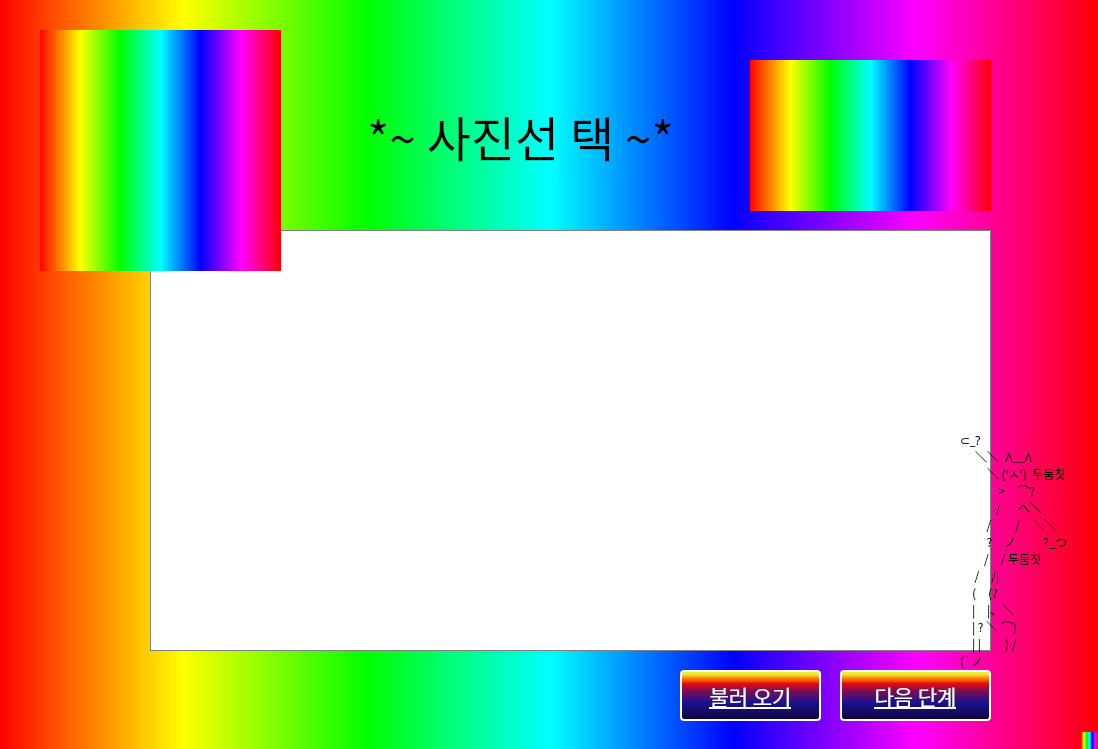
<?xml version="1.0" encoding="UTF-8"?>
<ui version="4.0">
 <class>MainWindow</class>
 <widget class="QMainWindow" name="MainWindow">
  <property name="geometry">
   <rect>
    <x>0</x>
    <y>0</y>
    <width>1098</width>
    <height>749</height>
   </rect>
  </property>
  <property name="windowTitle">
   <string>MainWindow</string>
  </property>
  <property name="styleSheet">
   <string notr="true">background-color:qlineargradient(spread:pad, x1:0, y1:0, x2:1, y2:0, stop:0 rgba(255, 0, 0, 255), stop:0.166 rgba(255, 255, 0, 255), stop:0.333 rgba(0, 255, 0, 255), stop:0.5 rgba(0, 255, 255, 255), stop:0.666 rgba(0, 0, 255, 255), stop:0.833 rgba(255, 0, 255, 255), stop:1 rgba(255, 0, 0, 255))</string>
  </property>
  <widget class="QWidget" name="centralwidget">
   <widget class="QStackedWidget" name="stackedWidget">
    <property name="geometry">
     <rect>
      <x>140</x>
      <y>10</y>
      <width>891</width>
      <height>731</height>
     </rect>
    </property>
    <property name="styleSheet">
     <string notr="true">background-color:transparent</string>
    </property>
    <property name="currentIndex">
     <number>0</number>
    </property>
    <widget class="QWidget" name="page">
     <widget class="QLabel" name="label">
      <property name="geometry">
       <rect>
        <x>160</x>
        <y>90</y>
        <width>441</width>
        <height>71</height>
       </rect>
      </property>
      <property name="font">
       <font>
        <family>궁서체</family>
        <pointsize>36</pointsize>
        <weight>50</weight>
        <bold>false</bold>
       </font>
      </property>
      <property name="styleSheet">
       <string notr="true"/>
      </property>
      <property name="text">
       <string>*~ 사진선 택 ~*</string>
      </property>
      <property name="alignment">
       <set>Qt::AlignCenter</set>
      </property>
     </widget>
     <widget class="QPushButton" name="next1">
      <property name="geometry">
       <rect>
        <x>700</x>
        <y>660</y>
        <width>151</width>
        <height>51</height>
       </rect>
      </property>
      <property name="font">
       <font>
        <family>굴림</family>
        <pointsize>16</pointsize>
        <underline>true</underline>
       </font>
      </property>
      <property name="styleSheet">
       <string notr="true">background-color:qlineargradient(spread:pad, x1:0, y1:1, x2:0, y2:0, stop:0 rgba(0, 0, 0, 255), stop:0.05 rgba(14, 8, 73, 255), stop:0.36 rgba(28, 17, 145, 255), stop:0.6 rgba(126, 14, 81, 255), stop:0.75 rgba(234, 11, 11, 255), stop:0.79 rgba(244, 70, 5, 255), stop:0.86 rgba(255, 136, 0, 255), stop:0.935 rgba(239, 236, 55, 255));
border: 2px solid white;
border-radius :4px;
color:white;
</string>
      </property>
      <property name="text">
       <string>다음 단계</string>
      </property>
     </widget>
     <widget class="QPushButton" name="load1">
      <property name="geometry">
       <rect>
        <x>540</x>
        <y>660</y>
        <width>141</width>
        <height>51</height>
       </rect>
      </property>
      <property name="font">
       <font>
        <family>굴림</family>
        <pointsize>16</pointsize>
        <underline>true</underline>
       </font>
      </property>
      <property name="styleSheet">
       <string notr="true">background-color:qlineargradient(spread:pad, x1:0, y1:1, x2:0, y2:0, stop:0 rgba(0, 0, 0, 255), stop:0.05 rgba(14, 8, 73, 255), stop:0.36 rgba(28, 17, 145, 255), stop:0.6 rgba(126, 14, 81, 255), stop:0.75 rgba(234, 11, 11, 255), stop:0.79 rgba(244, 70, 5, 255), stop:0.86 rgba(255, 136, 0, 255), stop:0.935 rgba(239, 236, 55, 255));
border: 2px solid white;
border-radius :4px;
color:white;
</string>
      </property>
      <property name="text">
       <string>불러 오기</string>
      </property>
     </widget>
     <widget class="QGraphicsView" name="graphicsView_3">
      <property name="geometry">
       <rect>
        <x>0</x>
        <y>570</y>
        <width>151</width>
        <height>151</height>
       </rect>
      </property>
      <property name="styleSheet">
       <string notr="true">border:transparent;
background:url(:/img/resources/thinking.jpg)</string>
      </property>
     </widget>
     <widget class="QLabel" name="view1">
      <property name="geometry">
       <rect>
        <x>10</x>
        <y>220</y>
        <width>841</width>
        <height>421</height>
       </rect>
      </property>
      <property name="styleSheet">
       <string notr="true">background-color:white;border:1px solid grey</string>
      </property>
      <property name="text">
       <string/>
      </property>
     </widget>
     <zorder>label</zorder>
     <zorder>next1</zorder>
     <zorder>load1</zorder>
     <zorder>view1</zorder>
     <zorder>graphicsView_3</zorder>
    </widget>
    <widget class="QWidget" name="page_2">
     <widget class="QLabel" name="label_2">
      <property name="geometry">
       <rect>
        <x>100</x>
        <y>90</y>
        <width>561</width>
        <height>71</height>
       </rect>
      </property>
      <property name="font">
       <font>
        <family>궁서체</family>
        <pointsize>36</pointsize>
        <weight>50</weight>
        <bold>false</bold>
       </font>
      </property>
      <property name="styleSheet">
       <string notr="true">color:black</string>
      </property>
      <property name="text">
       <string>*~ 사진선택 ~*</string>
      </property>
      <property name="alignment">
       <set>Qt::AlignCenter</set>
      </property>
     </widget>
     <widget class="QPushButton" name="next2">
      <property name="geometry">
       <rect>
        <x>700</x>
        <y>660</y>
        <width>151</width>
        <height>51</height>
       </rect>
      </property>
      <property name="font">
       <font>
        <family>굴림</family>
        <pointsize>16</pointsize>
        <underline>true</underline>
       </font>
      </property>
      <property name="styleSheet">
       <string notr="true">background-color:qlineargradient(spread:pad, x1:0, y1:1, x2:0, y2:0, stop:0 rgba(0, 0, 0, 255), stop:0.05 rgba(14, 8, 73, 255), stop:0.36 rgba(28, 17, 145, 255), stop:0.6 rgba(126, 14, 81, 255), stop:0.75 rgba(234, 11, 11, 255), stop:0.79 rgba(244, 70, 5, 255), stop:0.86 rgba(255, 136, 0, 255), stop:0.935 rgba(239, 236, 55, 255));
border: 2px solid white;
border-radius :4px;
color:white;
</string>
      </property>
      <property name="text">
       <string>다음 단계</string>
      </property>
     </widget>
     <widget class="QPushButton" name="load2">
      <property name="geometry">
       <rect>
        <x>540</x>
        <y>660</y>
        <width>141</width>
        <height>51</height>
       </rect>
      </property>
      <property name="font">
       <font>
        <family>굴림</family>
        <pointsize>16</pointsize>
        <underline>true</underline>
       </font>
      </property>
      <property name="styleSheet">
       <string notr="true">background-color:qlineargradient(spread:pad, x1:0, y1:1, x2:0, y2:0, stop:0 rgba(0, 0, 0, 255), stop:0.05 rgba(14, 8, 73, 255), stop:0.36 rgba(28, 17, 145, 255), stop:0.6 rgba(126, 14, 81, 255), stop:0.75 rgba(234, 11, 11, 255), stop:0.79 rgba(244, 70, 5, 255), stop:0.86 rgba(255, 136, 0, 255), stop:0.935 rgba(239, 236, 55, 255));
border: 2px solid white;
border-radius :4px;
color:white;
</string>
      </property>
      <property name="text">
       <string>불러 오기</string>
      </property>
     </widget>
     <widget class="QGraphicsView" name="graphicsView_5">
      <property name="geometry">
       <rect>
        <x>670</x>
        <y>100</y>
        <width>101</width>
        <height>21</height>
       </rect>
      </property>
      <property name="styleSheet">
       <string notr="true">border:transparent;
background:url(:/img/resources/thug.png)</string>
      </property>
     </widget>
     <widget class="QLabel" name="label_3">
      <property name="geometry">
       <rect>
        <x>10</x>
        <y>610</y>
        <width>211</width>
        <height>91</height>
       </rect>
      </property>
      <property name="font">
       <font>
        <family>Agency FB</family>
        <pointsize>64</pointsize>
       </font>
      </property>
      <property name="text">
       <string>MoDeep</string>
      </property>
     </widget>
     <widget class="QLabel" name="view2">
      <property name="geometry">
       <rect>
        <x>10</x>
        <y>220</y>
        <width>841</width>
        <height>421</height>
       </rect>
      </property>
      <property name="styleSheet">
       <string notr="true">background-color:white;border:1px solid grey</string>
      </property>
      <property name="text">
       <string/>
      </property>
     </widget>
     <zorder>view2</zorder>
     <zorder>label_2</zorder>
     <zorder>next2</zorder>
     <zorder>load2</zorder>
     <zorder>graphicsView_5</zorder>
     <zorder>label_3</zorder>
    </widget>
    <widget class="QWidget" name="page_3">
     <widget class="QLabel" name="time">
      <property name="geometry">
       <rect>
        <x>120</x>
        <y>300</y>
        <width>431</width>
        <height>191</height>
       </rect>
      </property>
      <property name="font">
       <font>
        <family>나눔스퀘어 ExtraBold</family>
        <pointsize>80</pointsize>
        <weight>75</weight>
        <bold>true</bold>
       </font>
      </property>
      <property name="text">
       <string> 1:00</string>
      </property>
      <property name="alignment">
       <set>Qt::AlignCenter</set>
      </property>
     </widget>
     <widget class="QGraphicsView" name="graphicsView_7">
      <property name="geometry">
       <rect>
        <x>90</x>
        <y>70</y>
        <width>501</width>
        <height>611</height>
       </rect>
      </property>
      <property name="styleSheet">
       <string notr="true">border:transparent;
background:url(:/img/resources/lines.png)</string>
      </property>
     </widget>
     <widget class="QGraphicsView" name="graphicsView">
      <property name="geometry">
       <rect>
        <x>140</x>
        <y>230</y>
        <width>711</width>
        <height>421</height>
       </rect>
      </property>
      <property name="styleSheet">
       <string notr="true">background:url(:/img/resources/brain.jpg);
border:transparent
</string>
      </property>
     </widget>
     <widget class="QGraphicsView" name="graphicsView_8">
      <property name="geometry">
       <rect>
        <x>670</x>
        <y>100</y>
        <width>101</width>
        <height>21</height>
       </rect>
      </property>
      <property name="styleSheet">
       <string notr="true">border:transparent;
background:url(:/img/resources/thug.png)</string>
      </property>
     </widget>
     <widget class="QGraphicsView" name="graphicsView_9">
      <property name="geometry">
       <rect>
        <x>680</x>
        <y>500</y>
        <width>201</width>
        <height>61</height>
       </rect>
      </property>
      <property name="styleSheet">
       <string notr="true">border:transparent;
background:url(:/img/resources/thug.png)</string>
      </property>
     </widget>
     <zorder>graphicsView</zorder>
     <zorder>graphicsView_7</zorder>
     <zorder>time</zorder>
     <zorder>graphicsView_8</zorder>
     <zorder>graphicsView_9</zorder>
    </widget>
   </widget>
   <widget class="QGraphicsView" name="graphicsView_2">
    <property name="geometry">
     <rect>
      <x>40</x>
      <y>30</y>
      <width>241</width>
      <height>241</height>
     </rect>
    </property>
    <property name="styleSheet">
     <string notr="true">background:url(:/img/resources/bonoHI.png);
border:transparent
</string>
    </property>
   </widget>
   <widget class="QLabel" name="label_4">
    <property name="geometry">
     <rect>
      <x>960</x>
      <y>430</y>
      <width>141</width>
      <height>241</height>
     </rect>
    </property>
    <property name="font">
     <font>
      <family>새굴림</family>
      <weight>50</weight>
      <bold>false</bold>
     </font>
    </property>
    <property name="styleSheet">
     <string notr="true">background-color:transparent</string>
    </property>
    <property name="text">
     <string>⊂_? 
　 ＼＼  Λ＿Λ 
　　 ＼ ('ㅅ')  두둠칫 
　　　 &gt;　⌒? 
　　　/ 　 へ＼ 
　　 /　　/　＼＼ 
　　 ?　ノ　　 ?_つ 
　　/　/ 두둠칫 
　 /　/| 
　(　(? 
　|　|、＼ 
　| ? ＼ ⌒) 
　| |　　) / 
(`ノ</string>
    </property>
   </widget>
   <widget class="QGraphicsView" name="graphicsView_6">
    <property name="geometry">
     <rect>
      <x>750</x>
      <y>60</y>
      <width>241</width>
      <height>151</height>
     </rect>
    </property>
    <property name="styleSheet">
     <string notr="true">background:url(:/img/resources/images.jpeg);
border:transparent
</string>
    </property>
   </widget>
   <zorder>graphicsView_6</zorder>
   <zorder>stackedWidget</zorder>
   <zorder>label_4</zorder>
   <zorder>graphicsView_2</zorder>
  </widget>
  <widget class="QStatusBar" name="statusbar"/>
 </widget>
 <resources>
  <include location="resources.qrc"/>
 </resources>
 <connections/>
</ui>
